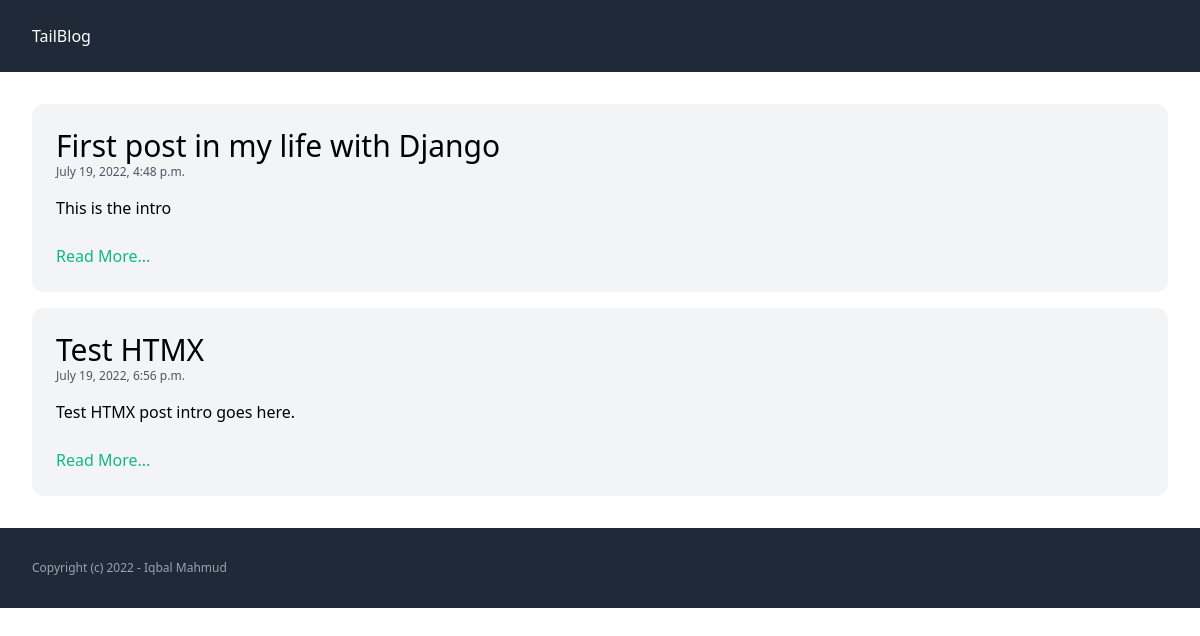
The page / on the database its author committed.
### post/models.py (models this page shows, shortened)
class Post(models.Model):
    category = models.ForeignKey(Category, related_name='posts', on_delete=models.CASCADE)
    title = models.CharField(max_length=255)
    slug = models.SlugField(max_length=255)
    intro = models.TextField()
    body = models.TextField()
    created_at = models.DateTimeField(auto_now_add=True)
    class Meta:
        ordering = ('created_at', )

### post/views.py (the view)
# urls.py: path('', views.frontpage, name='frontpage'),
def frontpage(request):
    posts = Post.objects.all()
    return render(request, 'post/frontpage.html', {'posts': posts})

### post/templates/post/frontpage.html
{% extends 'post/base.html' %}
{% block content %}
<div class="space-y-4">
    {% for post in posts %}
        <article class="p-6 bg-gray-100 rounded-xl">
            <h2 class="text-3xl">{{ post.title }}</h2>
            <span class="mb-4 text-xs block text-gray-600">{{ post.created_at }}</span>
            <p class="mb-6">{{ post.intro }}</p>
            <a href="{% url 'post_detail' post.slug %}" class="text-emerald-500">Read More...</a>
        </article>
    {% endfor %}
</div>
{% endblock %}

### rows shown on the page
Post: title "First post in my life with Django", created_at "July 19, 2022, 4:48 p.m.", intro "This is the intro"
Post: title "Test HTMX", created_at "July 19, 2022, 6:56 p.m.", intro "Test HTMX post intro goes here."
